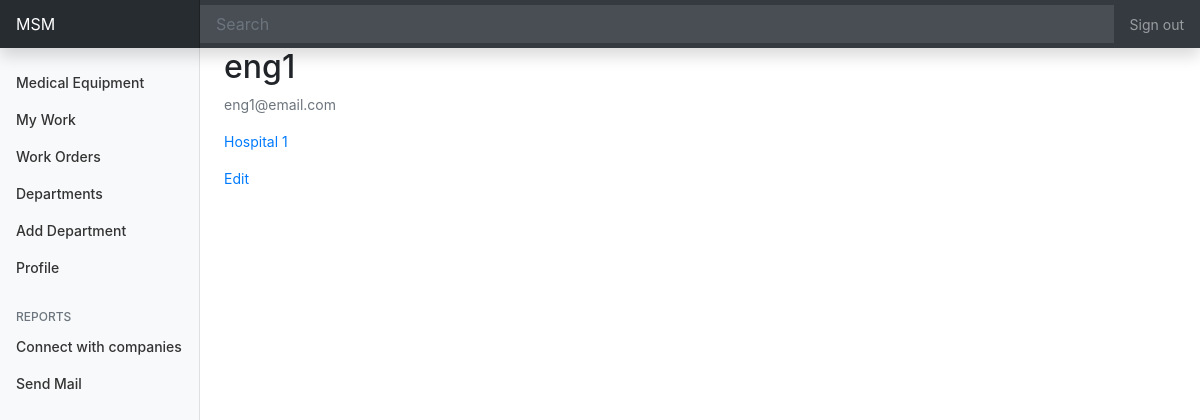
The app's page /profile/ (signed in) with its own data.
### authentication/models.py (models this page shows, shortened)
class User(AbstractUser):
    class Types(models.TextChoices):
        MANAGER = "MANAGER", "manager"
        ENGINEER = "ENGINEER", "engineer"
        DOCTOR = "DOCTOR", "doctor"
    email = models.EmailField(_('email address'), unique=True)
    type = models.CharField(_("Type"), max_length= 50, choices=Types.choices, default = Types.MANAGER)
    in_hospital = models.BooleanField(_("Currently registered in a hospital"), default=False)
    USERNAME_FIELD = 'email'
    REQUIRED_FIELDS = []
    objects = CustomUserManager()

### med/models.py (models this page shows, shortened)
class Engineer(User):
    is_approved = models.BooleanField(_("Approved"), default=False)
    current_hospital = models.ForeignKey(Hospital, null=True, on_delete=models.CASCADE) #should it be cascade?
    is_busy = models.BooleanField(_("Busy"), default=False)
    total_orders = models.IntegerField(_("Total Work Orders"), default=0)
    orders_done = models.IntegerField(_("Total Work Orders Done"), default=0)
    start_time = models.IntegerField(default=0)
    total_response_time = models.DurationField(_("Total_Response Time"), default=datetime.timedelta())
    average_response_time = models.DurationField(_("Average_Response Time"), default=datetime.timedelta())
    objects = EngineerManager()

class Hospital(models.Model):
    name = models.CharField(_("Hospital Name"), max_length = 225, unique=True)
    address = models.TextField(_("Hospital Address"), null=True)
    phone_num = models.IntegerField()
    manager = models.OneToOneField(User, null=True, on_delete=models.CASCADE)
    def __str__(self):
        return self.name

### dashboard/views.py (the view)
# urls.py: path('profile/', profile, name='profile'),
@login_required
def profile(request):
    if(request.user.type == 'ENGINEER'):
        eng = Engineer.objects.get(id = request.user.id)
        return render(request, template_name='dashboard/profile.html', context={'user' : eng})
    elif(request.user.type == 'DOCTOR'):
        doc = Doctor.objects.get(id = request.user.id)
        return render(request, template_name='dashboard/profile.html', context={'user' : doc})
    else:
        return render(request, template_name='dashboard/profile.html')

### med/models.py (called while the page is built)
    def get_queryset(self, *args, **kwargs):
        return super().get_queryset(*args, **kwargs).filter(type=User.Types.ENGINEER)

### dashboard/templates/dashboard/profile.html
{% extends "dashboard/base.html" %}
{% load crispy_forms_tags %}
{% block content %}
    <div class="content-section">
      <div class="media">
        <div class="media-body">
          <h2 class="account-heading">{{ user.username }}</h2>
          <p class="text-secondary">{{ user.email }}</p>
          {% if user.type == 'ENGINEER' or user.type == 'DOCTOR' %}
            {% if user.in_hospital %}
              <a href="{% url 'hospital-details' user.current_hospital.id %}"><p class="text-valid">{{ user.current_hospital }}</p></a>
            {% endif %}
          {% endif %}
          <a href="{% url 'update' %}">Edit</a>
        </div>
      </div>
    </div>
{% endblock content %}

### dashboard/static/dashboard/accsess.css (style rules this page uses)
body { font-size: .875rem; }

### records on screen
User: username "eng1", email "eng1@email.com"
Engineer: current_hospital "Hospital 1"
